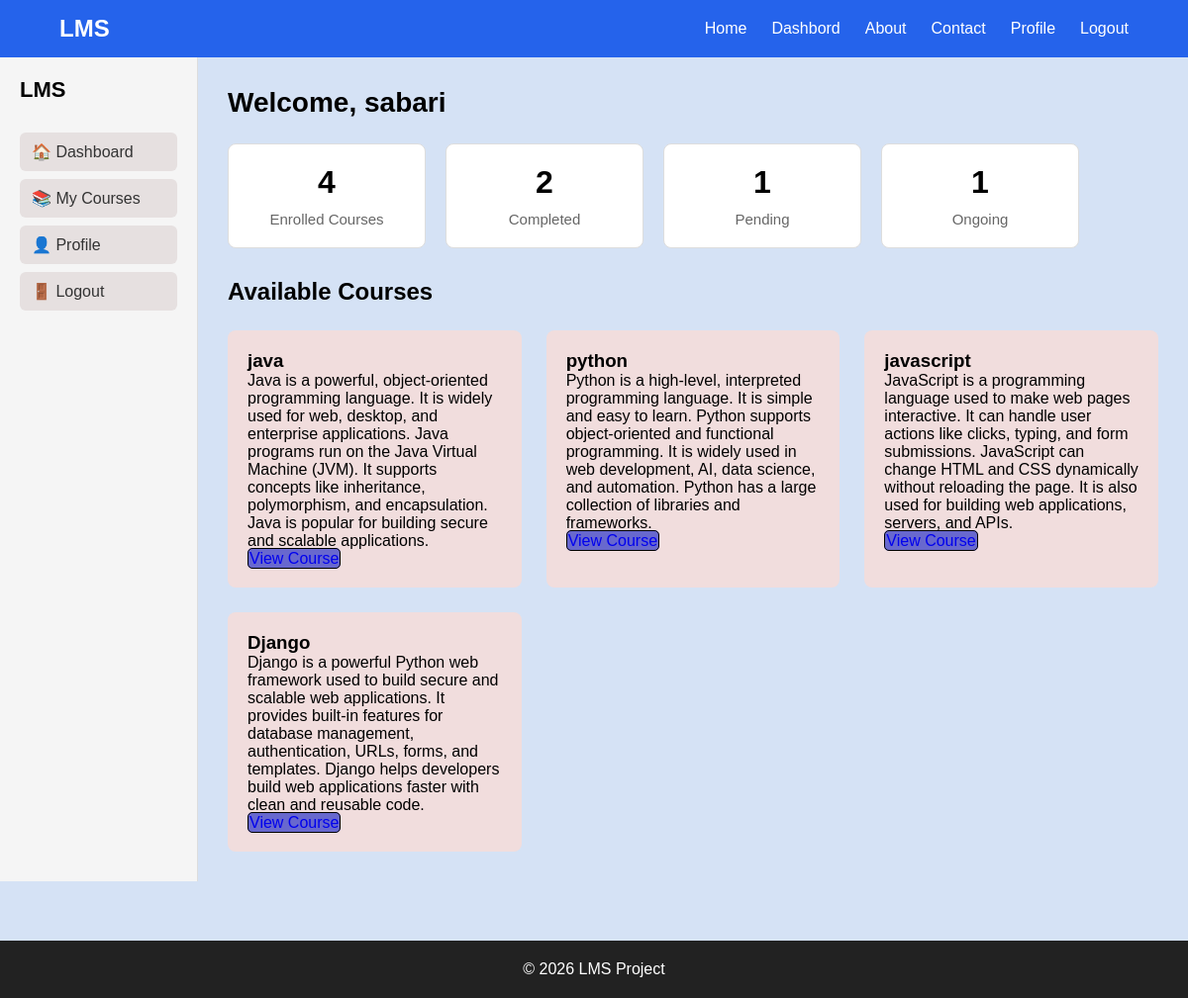
The app's page /accounts/student/dashboard/ (signed in) with its own data.
### courses/models.py (models this page shows, shortened)
class Course(models.Model):
    title=models.CharField(max_length=200)
    description = models.TextField()
    instructor =models.ForeignKey(
        User,
        on_delete = models.CASCADE,
        related_name='course'
    )
    created_at = models.DateTimeField(auto_now_add = True)

### accounts/views.py (the view)
@login_required
def student_dashboard(request):
    total_course=0
    completed_courses = 0
    ongoing_courses =0
    pending_courses =0
    courses = Course.objects.all()
    user=request.user
    enrollments = user.Enrollment.all()
    total_course=enrollments.count()
    for enrollment in enrollments:
        course = enrollment.course
        total_lessons = course.lessons.count()
        completed_lessons = LessonProgress.objects.filter(
        student = request.user,
        completed =True,
        lesson__course = course,
        ).count()
        if total_lessons > 0 and completed_lessons == total_lessons:
            completed_courses+=1
        elif completed_lessons > 0:
            ongoing_courses+=1
        else:
            pending_courses+=1
    return render(
        request,
        "student/dashboard.html",
        {
            "courses":courses,
         "completed_courses":completed_courses,
         "ongoing_courses":ongoing_courses,
         "pending_courses" : pending_courses,
         "total_course" : total_course
    }
    )

### templates/student/dashboard.html
{% extends "base.html" %}
{% load static %}
{% block extra_css %}
<link rel="stylesheet" href="{% static 'css/dashboard.css' %}">
{% endblock %}
{% block content %}
<div class="dashboard">
    {% include "sidebar.html" %}
    <div class="content">
        <h1>Welcome, {{request.user.first_name | default:request.user.username}}</h1>
        <div class="cards">
            <div class="card">
                <h2>{{total_course}}</h2>
                <p>Enrolled Courses</p>
            </div>
            <div class="card">
                <h2>{{completed_courses}}</h2>
                <p>Completed</p>
            </div>
            <div class="card">
                <h2>{{pending_courses}}</h2>
                <p>Pending</p>
            </div>
            <div class="card">
                <h2>{{ongoing_courses}}</h2>
                <p>Ongoing</p>
            </div>
        </div>
      <h2 class="one1">Available Courses</h2>
    <div class="course-container">
        {% for course in courses %}
         <div class="course-card">
            <h3>{{course.title}}</h3>
            <p>{{course.description}}</p>
            <a href= "{% url 'courses:course_detail' course_id=course.id %}">
                View Course
            </a>
         </div>
         {% empty %}
         <p>No Course Available.</p>
         {% endfor %}
        </div>
    </div>
{% endblock %}

### static/css/style.css (style rules this page uses)
* { margin:0; padding:0; box-sizing:border-box; font-family: 'Lucida Sans', 'Lucida Sans Regular', 'Lucida Grande', 'Lucida Sans Unicode', Geneva, Verdana, sans-serif; }
body { font-family:Arial; background:#d5e2f5; }
.card { background:white; width:220px; padding:25px; border-radius:8px; text-align:center; }

### static/css/dashboard.css (style rules this page uses)
.dashboard { display:flex; min-height:90vh; }
.content { flex:1; padding:30px; }
.content h1 { margin-bottom:25px; font-size:28px; }
.cards { display:flex; gap:20px; flex-wrap:wrap; margin-top:25px; }
.card { width:200px; padding:20px; border:1px solid #ddd; border-radius:8px; background:#fff; }
.card h2 { font-size:32px; margin-bottom:10px; }
.card p { color:#666; font-size:15px; }
.course-container { display:grid; grid-template-columns:repeat(3,1fr); gap:25px; }
.course-card { padding:20px; border:1 ppx solid black; background-color:#f1dddd; border-radius:8px; }
.one1 { margin:30px auto 25px auto; }
.course-card a { padding:1px; background-color: rgb(104, 104, 206); border-radius:5px; text-decoration: none; border:1px solid black; }

### records on screen
Course: title "java", description "Java is a powerful, object-oriented programming language. It is widely used for web, desktop, and enterprise applications. Java programs run on the Java Virtual Machine (JVM). It supports concepts like inheritance, polymorphism, and encapsulation. Java is popular for building secure and scalable applications."
Course: title "python", description "Python is a high-level, interpreted programming language. It is simple and easy to learn. Python supports object-oriented and functional programming. It is widely used in web development, AI, data science, and automation. Python has a large collection of libraries and frameworks."
Course: title "javascript", description "JavaScript is a programming language used to make web pages interactive. It can handle user actions like clicks, typing, and form submissions. JavaScript can change HTML and CSS dynamically without reloading the page. It is also used for building web applications, servers, and APIs."
Course: title "Django", description "Django is a powerful Python web framework used to build secure and scalable web applications. It provides built-in features for database management, authentication, URLs, forms, and templates. Django helps developers build web applications faster with clean and reusable code."

### other values on screen
{{ request.user.first_name | default:request.user.username }} "sabari"
{{ total_course }} "4"
{{ completed_courses }} "2"
{{ pending_courses }} "1"
{{ ongoing_courses }} "1"
